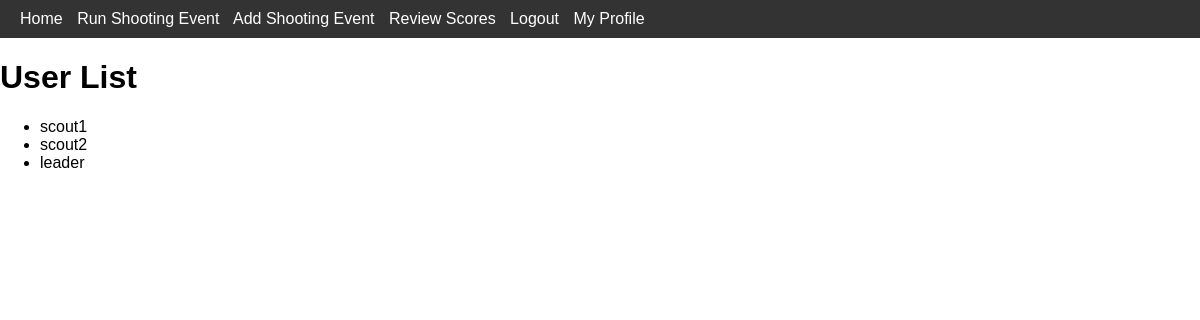
Before: /users (signed in) with the older database file.
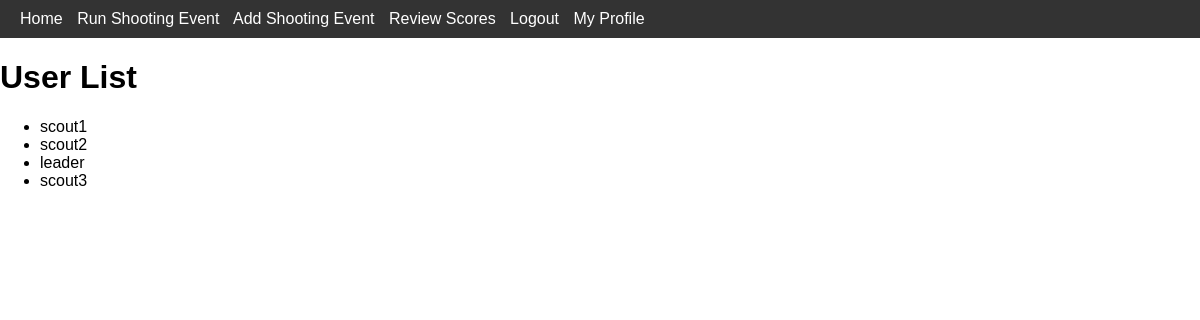
After: the same page with the newer database file.
### app.py (models this page shows)
class User(db.Model):
    __tablename__ = "user"
    id = db.Column(db.Integer, primary_key=True)
    username = db.Column(db.String(80), unique=True, nullable=False)
    password = db.Column(db.String(120), nullable=False)
    admin = db.Column(db.Boolean, nullable=False)
    group_id = db.Column(db.Integer, db.ForeignKey('group.id'), nullable=False)

### app.py (the view)
@app.route('/users')
def user_list():
    if 'username' in session and session['admin'] == True:
        users = User.query.all()
        return render_template('user_list.html', users=users)
    else:
        return 'You do not have permission to access this page.'

### templates/user_list.html (shortened to what this page needs)
<!DOCTYPE html>
<html lang="en">
<head>
    <link rel="stylesheet" href="{{ url_for('static', filename='css/main.css') }}">
    <link rel="stylesheet" href="{{ url_for('static', filename='css/navbar_style.css') }}">
</head>
<body>
    {% include 'navbar.html' %}
    <h1>User List</h1>
    <ul>
        {% for user in users %}
            <li>{{ user.username }}</li>
        {% endfor %}
    </ul>
</body>
</html>

Changed rows visible on the page:
added User: username "scout3"
